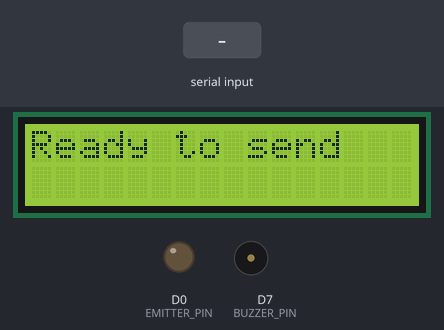
The sketch below on a simulated ESP8266 (NodeMCU). On the bench: 16×2 character LCD, output pins drawn as LEDs (lit = HIGH), buzzer (waves = sounding, pin HIGH). Inputs (shaded band) come from the test bench. What the sketch prints to the serial monitor is not drawn.

Above: at 4.4 s.
4.5 s: "-" received over Serial
At 6.4 s:
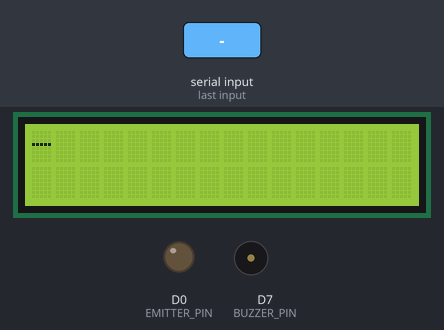
7.2 s: "." received over Serial
At 10.8 s:
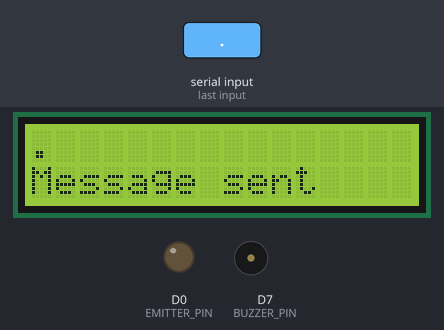
Timing chart, 0 to 12.3 s (numbered marks = the images above; inputs shaded):
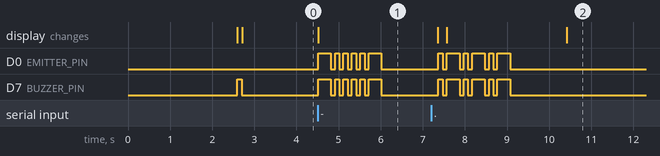

The sketch:

morse-code-transmitter-with-LCD-esp8266-serial-input.ino
```cpp
#include <Wire.h>
#include <LiquidCrystal_I2C.h>

#define EMITTER_PIN D0
#define BUZZER_PIN D7
#define UNITTIME 100


#define LCD_MAX_COLS 16
#define LCD_MAX_ROWS  2

// Morse code timings
int DOT = 1 * UNITTIME;
int DASH = 3 * UNITTIME;
int INTERSYMBOL = 1 * UNITTIME;
int INTERLETTER = 3 * UNITTIME;
int INTERWORD = 7 * UNITTIME;


LiquidCrystal_I2C lcd(0x27,LCD_MAX_COLS,LCD_MAX_ROWS);

/* current cursor position */
int8_t LCD_cursor_col = 0;
int8_t LCD_cursor_row = 0;
String emptyLine = "";


String message = "HELLO MIS";

const char* MorseTable[] = {
        NULL, NULL, NULL, NULL, NULL, NULL, NULL, NULL, /* ASCI 0-31 has no MORSE code*/
        NULL, NULL, NULL, NULL, NULL, NULL, NULL, NULL,
        NULL, NULL, NULL, NULL, NULL, NULL, NULL, NULL,
        NULL, NULL, NULL, NULL, NULL, NULL, NULL, NULL,
        /*SPACE*/ NULL, /*!*/ "-.-.--", /*"*/ ".-..-.", /*#*/ NULL, /*$*/ "...-..-", /*%*/ NULL, /*&*/ ".-...", /*'*/ ".----.",
        /*(*/ "-.--.", /*)*/ "-.--.-", /***/ NULL, /*+*/ ".-.-.", /*,*/ "--..--", /*-*/ "-....-", /*.*/ ".-.-.-", /*/*/ "-..-.",
        /*0*/ "-----", /*1*/ ".----", /*2*/ "..---", /*3*/ "...--", /*4*/ "....-", /*5*/ ".....", /*6*/ "-....", /*7*/ "--...",
        /*8*/ "---..", /*9*/ "----.", /*:*/ "---...", /*;*/ "-.-.-.", /*<*/ NULL, /*=*/ "-...-", /*>*/ NULL, /*?*/ "..--..",
        /*@*/ ".--.-.", /*A*/ ".-", /*B*/ "-...", /*C*/ "-.-.", /*D*/ "-..", /*E*/ ".", /*F*/ "..-.", /*G*/ "--.",
        /*H*/ "....", /*I*/ "..", /*J*/ ".---", /*K*/ "-.-", /*L*/ ".-..", /*M*/ "--", /*N*/ "-.", /*O*/ "---",
        /*P*/ ".--.", /*Q*/ "--.-", /*R*/ ".-.", /*S*/ "...", /*T*/ "-", /*U*/ "..-", /*V*/ "...-",/*W*/ ".--",
        /*X*/ "-..-", /*Y*/ "-.--", /*Z*/ "--.."};


void setup() {
  pinMode(EMITTER_PIN, OUTPUT);
  pinMode(BUZZER_PIN, OUTPUT);

  Wire.begin(4,5,400000U);
  lcd.init();
  lcd.backlight();

  Serial.begin(115200);


  lcd.setCursor(0,0);
  lcd.print("Morse Code Trans");
  lcd.setCursor(0,1);
  lcd.print("mitter v1.0 :)");
  delay(2500);
  lcd.clear();
  lcd.setCursor(0,0);


  // send the message

  //tone(BUZZER_PIN, 440, DOT);
  digitalWrite(BUZZER_PIN, HIGH);
  delay(DOT);
  digitalWrite(BUZZER_PIN, LOW);

  lcd.clear();
  resetCursor();
  for(int i=0;i<LCD_MAX_COLS;i++){
    emptyLine = emptyLine+' ';
  }

  lcd.print("Ready to send");
  delay(500);
  message = "";


}

void resetCursor(){
  lcd.setCursor(0,0);
  LCD_cursor_col=0;
  LCD_cursor_row=0;
}

void increaseLCDCursor(){

  LCD_cursor_col ++;
  if(LCD_cursor_col>=LCD_MAX_COLS){
    LCD_cursor_col = 0;
    LCD_cursor_row++;
    if(LCD_cursor_row>=LCD_MAX_ROWS)
      LCD_cursor_row = 0;
    lcd.setCursor(LCD_cursor_col,LCD_cursor_row);
    lcd.print(emptyLine);


  }
  lcd.setCursor(LCD_cursor_col,LCD_cursor_row);
}

void increaseLCDLine(){
  int LCD_cursor_row_save = LCD_cursor_row;
  while(LCD_cursor_row_save == LCD_cursor_row)
    increaseLCDCursor();
}

void loop() {
  message = "";
  while (Serial.available()){
    char chr = Serial.read();
    message = message + chr;
    delay(10);
  }
  message.trim();
  if (message!=""){
    sendMessage(message);
    increaseLCDLine();
    lcd.print("Message sent");
  }
  delay(1);


}

void sendMessage(String message)
{
  lcd.clear();
  resetCursor();

  Serial.print("Sending message: [");Serial.print(message); Serial.println("]");
  for (int i=0;i< message.length(); i++){
    char ch = message[i];

    if (ch==' '){
      Serial.print("["); Serial.print(ch); Serial.println("]: [ ]");
      lcd.write(ch);
      increaseLCDCursor();
      sendSpace();
    }
    else if (ch<92 && ch>32) {
      Serial.print("["); Serial.print(ch); Serial.print("]: [");
      lcd.write(ch);
      increaseLCDCursor();
      sendChar(MorseTable[ch]);
    }
    else {
      Serial.println("[Unknown char]:[]");
    }

    if(ch!=' ')
      delay(INTERLETTER-INTERSYMBOL);
  }

  delay(1000);

}

void sendChar(const char * morseCode)
{

  int i = 0;
  while(morseCode[i] != 0)
  {    if(morseCode[i] == '.'){
      sendDot();
    } else if (morseCode[i] == '-'){
      sendDash();
    }
    i++;
  }
  Serial.print(morseCode);
  Serial.println("]");
}


void sendDot()
{
  digitalWrite(EMITTER_PIN, HIGH);
  //tone(BUZZER_PIN, 440, DOT);
  digitalWrite(BUZZER_PIN, HIGH);
  delay(DOT);
  digitalWrite(EMITTER_PIN, LOW);
  //noTone(BUZZER_PIN);
  digitalWrite(BUZZER_PIN, LOW);
  delay(INTERSYMBOL);
}

void sendDash()
{
  digitalWrite(EMITTER_PIN, HIGH);
  //tone(BUZZER_PIN, 440, DOT);
  digitalWrite(BUZZER_PIN, HIGH);
  delay(DASH);
  digitalWrite(EMITTER_PIN, LOW);
  //noTone(BUZZER_PIN);
  digitalWrite(BUZZER_PIN, LOW);
  delay(INTERSYMBOL);
}

void sendSpace()
{
  delay(INTERWORD - INTERLETTER);

}
```

Measured:
- after the input at 4.5 s, D0 (EMITTER_PIN), D7 (BUZZER_PIN): goes HIGH 0.30 s, 4 × (LOW 0.10 s, HIGH 0.10 s), LOW 0.10 s, HIGH 0.30 s, then LOW, starting at once; the display: changes at once (image 1)
- after the input at 7.2 s, D0 (EMITTER_PIN), D7 (BUZZER_PIN): LOW → HIGH after 0.17 s, then repeats every 0.60 s: LOW 0.10 s, HIGH 0.30 s, LOW 0.10 s, HIGH 0.10 s, until it stays LOW from 9.1 s; the display: first differs from a run without the input after 0.37 s (image 2 shows a later state)
